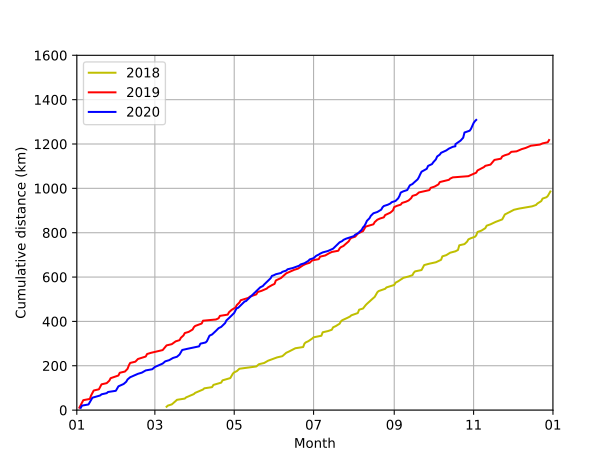

Reproduce this figure in Python.
# cum_distance2.py ; draw graph of cumulative distance of each year
import pandas as pd
import matplotlib.pyplot as plt
import matplotlib.dates as mdates
import datetime

data = pd.read_csv('..\\data\\total_data.csv')
data = data[ data[data.columns[2]] == 'Run'] # 'Run' only

data[data.columns[1]] = pd.to_datetime(data[data.columns[1]]) # convert to datetime64[ns]
data = data.sort_values(data.columns[1])

data_2018 = data[ data[data.columns[1]] < '2019-01-01' ]
data_2019 = data[ data[data.columns[1]] < '2020-01-01' ]
data_2019 = data_2019[ data_2019[data_2019.columns[1]] >= '2019-01-01' ]
data_2020 = data[ data[data.columns[1]] < '2021-01-01' ]
data_2020 = data_2020[ data_2020[data_2020.columns[1]] >= '2020-01-01' ]


def year_to_2020(x):
    return datetime.datetime(2020, x.month, x.day)


x_2018 = data_2018[data_2018.columns[1]].map(year_to_2020)
y_2018 = data_2018[data_2018.columns[6]].cumsum()
x_2019 = data_2019[data_2019.columns[1]].map(year_to_2020)
y_2019 = data_2019[data_2019.columns[6]].cumsum()
x_2020 = data_2020[data_2020.columns[1]]
y_2020 = data_2020[data_2020.columns[6]].cumsum()

ymin = 0
ymax = 1600

plt.plot(x_2018, y_2018, "y-", label="2018")
plt.plot(x_2019, y_2019, "r-", label="2019")
plt.plot(x_2020, y_2020, "b-", label="2020")
plt.xlabel("Month")
plt.xlim(datetime.datetime(2020, 1, 1), datetime.datetime(2021, 1, 1))
plt.ylabel("Cumulative distance (km)")
plt.ylim(ymin, ymax)
plt.grid(True)
plt.legend(loc="upper left")

# http://hydro.iis.u-tokyo.ac.jp/~ikeuchi/it-memo/python/python-mpl.html
datefmt = mdates.DateFormatter('%m')
plt.gca().xaxis.set_major_formatter(datefmt)

plt.savefig("cum_distance2.svg")
